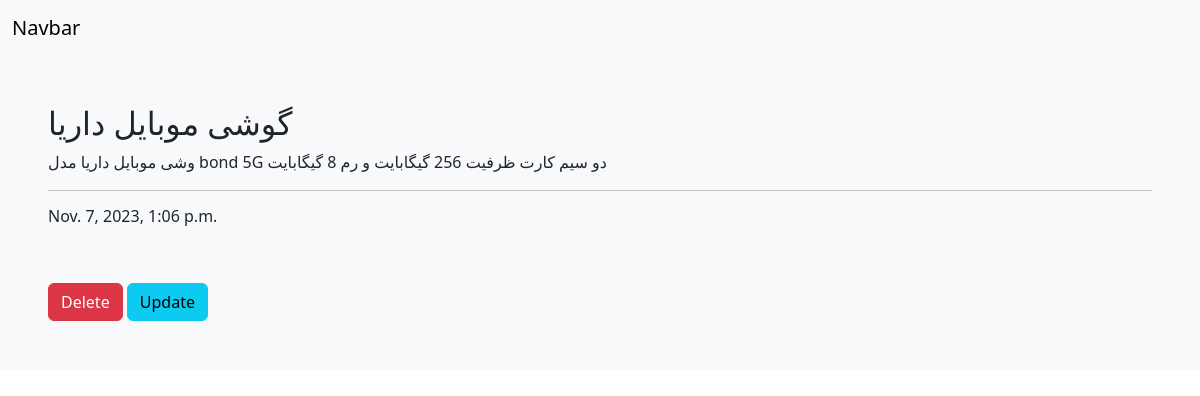
Page /detail/5/ on the committed database.
### home/models.py (models this page shows)
class Todo (models.Model):
    title=models.CharField(max_length=200)
    body=models.TextField()
    created=models.DateTimeField()

### home/views.py (the view)
# urls.py: path('detail/<int:todo_id>/',views.detail,name='details'),
def detail(request,todo_id):
    todo=Todo.objects.get(id=todo_id)
    return render(request,'detail.html',{'todo':todo})

### templates/detail.html (shortened to what this page needs)
{% extends 'Base.html' %}
{% block content %}
	<h2>{{ todo.title }}</h2>
	<p>{{ todo.body }}</p>
    <hr>
	<h6>{{ todo.created }}</h6>
    <br><br>
    <a href="{% url 'delete' todo.id %}" class="btn btn-danger">Delete</a>
    <a href="{% url 'update' todo.id %}" class="btn btn-info">Update</a>
{% endblock %}

### rows in the picture
Todo: title "گوشی موبایل داریا", body "وشی موبایل داریا مدل bond 5G دو سیم کارت ظرفیت 256 گیگابایت و رم 8 گیگابایت", created "Nov. 7, 2023, 1:06 p.m."
